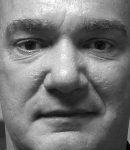
#> input picture dataset/A_1.png, 130 x 150 px; its folder holds 6 pictures in this run
$ python demo_optimization.py   (older library calls are emulated)
#> lines starting #> are read from the running program, lines starting #| are printed output that depends on the picture; long printed decimals are rounded
#!/usr/bin/env python
# coding: utf-8
import numpy as np
import cv2
import os
from skimage import feature
import matplotlib.pyplot as plt
import time

def show_image(image,label='image'):
    cv2.imshow(label,image)
    cv2.waitKey(0)
    cv2.destroyAllWindows()

def adjust_gamma_1(image, gamma=0.2, use_threshold=False, threshold=0):
    im_copy = image.copy()
    if(use_threshold):
        im_copy[im_copy>threshold] = threshold
    im_copy = np.power(im_copy,gamma)
    return im_copy

def doG(image, sigma0=1, sigma1=2):
    g1 = cv2.GaussianBlur(image,(0,0),sigma0,borderType=cv2.BORDER_REPLICATE)
    g2 = cv2.GaussianBlur(image,(0,0),sigma1,borderType=cv2.BORDER_REPLICATE)
    doGim = g1 - g2
    return doGim

def contrast_equalization(image,a=0.1, t=10):
    im_copy = image.copy()
    d1 = adjust_gamma_1(abs(im_copy), gamma=a).mean()**(1/a)

    im_copy = np.divide(im_copy,d1)

    d2 = adjust_gamma_1(abs(im_copy),gamma=a,use_threshold=True, threshold=10).mean()**(1/a)
    im_copy = np.divide(im_copy,d2)

    im_copy = np.multiply(np.tanh(np.divide(im_copy,t)),t)
    return im_copy

def preprocessing(img):
    img = cv2.cvtColor(img, cv2.COLOR_BGR2GRAY)
    img = img.astype(np.float64)

    #gamma correction
    img_gamma = adjust_gamma_1(img,gamma=0.2)

    #DOG
    img_dog = doG(img_gamma,sigma0=1,sigma1=2)

    #Contrast Equalization
    img_contrast_equalization = contrast_equalization(img_dog,a=0.1,t=10)
    img_final = cv2.normalize(img_contrast_equalization, None, 255,0, cv2.NORM_MINMAX, cv2.CV_8UC1)
    return img_final

def chi2_distance(histA, histB, eps = 1e-10):
    #d = 0.5 * np.sum([((a - b) ** 2) / (a + b + eps) for (a, b) in zip(histA, histB)])
    d = np.sum([((a - b) ** 2) / (a + b) for (a, b) in zip(histA, histB)])
    return d

def distance(h1,h2):
    return np.abs(h1-h2).sum()

def resize_same(im1,im2):
    im1 = cv2.resize(im1,(150, 150), interpolation = cv2.INTER_CUBIC)
    im2 = cv2.resize(im2,(150, 150), interpolation = cv2.INTER_CUBIC)
    return im1,im2

def percentage_value(obj):
    lista = []
    for i in zip(set(obj)):
        lista.append(len(obj[i==obj])/len(obj))
    return np.array(lista)

def lbp(im):
    lbp = feature.local_binary_pattern(im,P=8,R=1,method='nri_uniform').reshape(1,-1)[0]
    return lbp

def robustness():
    dataset_path = "./dataset/"
    distance_with_preproc = distance_without_preproc = 0
    iteration=0
    for file in os.listdir(dataset_path):
            if(int(file[2])!=2):
                iteration+=1
                file_path_1 = os.path.join(dataset_path,file)
                file_path_2 = os.path.join(dataset_path,file.replace("1","2",1))

                im1 = cv2.imread(file_path_1)
                im2 = cv2.imread(file_path_2)
                im1, im2 = resize_same(im1,im2)
                im1_preproc = preprocessing(im1)
                im2_preproc = preprocessing(im2)

                # [4 lines of commented-out code are left out]

                im1_lbp = lbp(cv2.cvtColor(im1, cv2.COLOR_BGR2GRAY))
                im2_lbp = lbp(cv2.cvtColor(im2, cv2.COLOR_BGR2GRAY))
                im1_preproc_lbp = lbp(im1_preproc)
                im2_preproc_lbp = lbp(im2_preproc)

                x1 = percentage_value(im1_lbp)
                x2 = percentage_value(im2_lbp)
                y1 = percentage_value(im1_preproc_lbp)
                y2 = percentage_value(im2_preproc_lbp)

                distance_without_preproc+=chi2_distance(x1,x2)
                distance_with_preproc+=chi2_distance(y1,y2)

    distance_with_preproc/=iteration
    distance_without_preproc/=iteration
    print("mean chi_distance without preproc: ",distance_without_preproc)
    print("mean chi_distance with preproc: ",distance_with_preproc)

def videoconversion(pathVideo,pathSave='./video_edit.mp4',framerate=30):

    vidcap = cv2.VideoCapture(pathVideo)
    success,frame = vidcap.read()
    frame = cv2.resize(frame,(640,360), interpolation = cv2.INTER_CUBIC)

    height_video , width_video , _ =  frame.shape
    video_reg = cv2.VideoWriter(pathSave,cv2.VideoWriter_fourcc(*'mp4v'), framerate ,(width_video,height_video))

    while success:
        start_time = time.time()
        frame = cv2.resize(frame,(640,360), interpolation = cv2.INTER_CUBIC)
        frame=preprocessing(frame)
        frame=cv2.cvtColor(frame,cv2.COLOR_GRAY2BGR)

        cv2.imshow('frame',frame)
        print("fps "+ str("%.2f" %  (1.0 / (time.time() - start_time))))
        if cv2.waitKey(1) & 0xFF == ord('q'):
            break

        video_reg.write(frame)
        success,frame = vidcap.read()

    video_reg.release()
    vidcap.release()
    cv2.destroyAllWindows()

im1 = cv2.imread('./dataset/A_1.png')
#> im1 is the input picture: shape (150, 130, 3); min 0, max 255, mean 119.5
im2 = cv2.imread('./dataset/A_2.png')
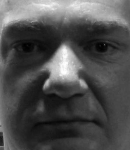
#> input picture dataset/A_2.png, 130 x 150 px
#> im2 is the input picture: shape (150, 130, 3); min 0, max 255, mean 78.8
im1, im2 = resize_same(im1,im2)

im1_preproc = preprocessing(im1)
#> in contrast_equalization, `d1 = adjust_gamma_1(abs(im_copy), gamma=a).mean()**(1/a)`: d1 = 0.00916
#> in adjust_gamma_1 (call 3), `im_copy[im_copy>threshold] = threshold`: im_copy: shape (150, 150) float64; min 1.61e-06, max 10, mean 1.79
#> in contrast_equalization, `d2 = adjust_gamma_1(abs(im_copy),gamma=a,use_threshold=True, threshold..`: d2 = 0.995
im2_preproc = preprocessing(im2)
#> call 2 of doG, with sigma0 = 1, sigma1 = 2
#> in doG (call 2), `g2 = cv2.GaussianBlur(image,(0,0),sigma1,borderType=cv2.BORDER_REPLICA..`:
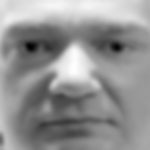
#> g2: shape (150, 150) float64; min 1.38, max 3, mean 2.31; drawn with min black and max white
#> in doG (call 2), `doGim = g1 - g2`:
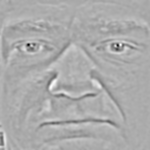
#> doGim: shape (150, 150) float64; min -0.334, max 0.162, mean -8.25e-05; drawn with min black and max white
#> call 2 of contrast_equalization, with a = 0.1, t = 10
#> in contrast_equalization (call 2), `d1 = adjust_gamma_1(abs(im_copy), gamma=a).mean()**(1/a)`: d1 = 0.00892
#> in adjust_gamma_1 (call 6), `im_copy[im_copy>threshold] = threshold`:
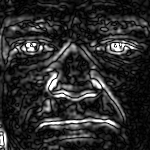
#> im_copy: shape (150, 150) float64; min 6.14e-05, max 10, mean 1.74; drawn with min black and max white
#> in adjust_gamma_1 (call 6), `im_copy = np.power(im_copy,gamma)`:
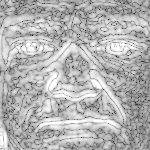
#> im_copy: shape (150, 150) float64; min 0.379, max 1.26, mean 1; drawn with min black and max white
#> in contrast_equalization (call 2), `d2 = adjust_gamma_1(abs(im_copy),gamma=a,use_threshold=True, threshold..`: d2 = 0.996
#> in contrast_equalization (call 2), `im_copy = np.multiply(np.tanh(np.divide(im_copy,t)),t)`:
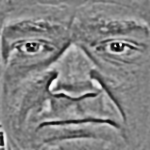
#> im_copy: shape (150, 150) float64; min -9.99, max 9.49, mean 0.0271; drawn with min black and max white

# [6 lines of commented-out code are left out]

im1_lbp = lbp(cv2.cvtColor(im1, cv2.COLOR_BGR2GRAY))
im2_lbp = lbp(cv2.cvtColor(im2, cv2.COLOR_BGR2GRAY))

im1_preproc_lbp = lbp(im1_preproc)
im2_preproc_lbp = lbp(im2_preproc)

plt.figure(figsize=(18,4))
plt.subplot(131)
plt.hist(im1_lbp,bins=59,density=True)
plt.subplot(132)
plt.hist(im2_lbp,alpha=0.5,bins=59,density=True)
plt.subplot(133)
plt.hist(im1_lbp,bins=59,density=True)
plt.hist(im2_lbp,alpha=0.5,bins=59,density=True)
plt.show()
#> figure, not shown here; panel 1: tallest bar 0.093 high, from x = 57.02 to 58; panel 2: tallest bar 0.0764 high, from x = 57.02 to 58; panel 3: tallest bar 0.093 high, from x = 57.02 to 58; panel 3: tallest bar 0.0764 high, from x = 57.02 to 58

plt.figure(figsize=(18,4))
plt.subplot(131)
plt.hist(im1_preproc_lbp,alpha=1,bins=59,density=True)
plt.subplot(132)
plt.hist (im2_preproc_lbp,alpha=0.4,bins=59,density=True)
plt.subplot(133)
plt.hist(im1_preproc_lbp,bins=59,density=True)
plt.hist(im2_preproc_lbp,alpha=0.5,bins=59,density=True)
plt.show()
#> figure, not shown here; panel 1: tallest bar 0.0637 high, from x = 57.02 to 58; panel 2: tallest bar 0.0593 high, from x = 57.02 to 58; panel 3: tallest bar 0.0637 high, from x = 57.02 to 58; panel 3: tallest bar 0.0593 high, from x = 57.02 to 58

plt.figure(figsize=(16,4))
plt.subplot(121)
plt.hist(im1_lbp,bins=59,density=True)
plt.hist(im2_lbp,alpha=0.5,bins=59,density=True)
plt.subplot(122)
plt.hist(im1_preproc_lbp,bins=59,density=True)
plt.hist(im2_preproc_lbp,alpha=0.5,bins=59,density=True)
plt.show()
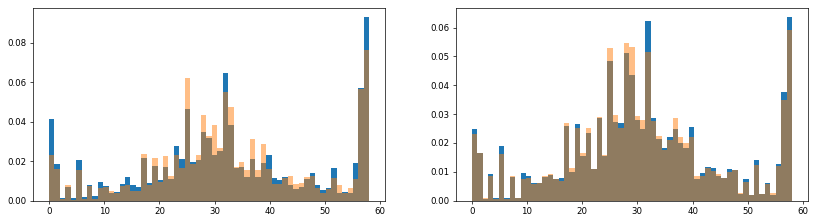
#> figure drawn by matplotlib, 2 panels; panel 1: tallest bar 0.093 high, from x = 57.02 to 58; panel 1: tallest bar 0.0764 high, from x = 57.02 to 58; panel 2: tallest bar 0.0637 high, from x = 57.02 to 58; panel 2: tallest bar 0.0593 high, from x = 57.02 to 58

x1 = percentage_value(im1_lbp)
#> the loop in percentage_value, `for i in zip(set(obj)):` made 59 passes
#> i on passes 1 to 12: (0,), (1,), (2,), (3,), (4,), (5,), (6,), (7,), (8,), (9,), (10,), (11,)
#> after the loop in percentage_value, `for i in zip(set(obj)):`: lista = 59 values, max 0.0914 at index 58, min 0.0012 at index 2, mean 0.0169
#> x1 has the same summary as lista in percentage_value
x2 = percentage_value(im2_lbp)
#> the loop in percentage_value (call 2), `for i in zip(set(obj)):` made 59 passes
#> x2 = 59 values, max 0.0751 at index 58, min 0.000444 at index 4, mean 0.0169
y1 = percentage_value(im1_preproc_lbp)
#> y1 = 59 values, max 0.0626 at index 58, min 0.000533 at index 2, mean 0.0169
y2 = percentage_value(im2_preproc_lbp)
#> y2 = 59 values, max 0.0583 at index 58, min 0.000489 at index 4, mean 0.0169

print("Chi2_distance im without preproc: ",chi2_distance(x1,x2))
#> in chi2_distance, `d = np.sum([((a - b) ** 2) / (a + b) for (a, b) in zip(histA, histB)])`: d = 0.038
#| Chi2_distance im without preproc:  0.03796
print("Chi2_distance im with preproc: ", chi2_distance(y1,y2))
#| Chi2_distance im with preproc:  0.005385

robustness()
#> in robustness, `x1 = percentage_value(im1_lbp)`: x1 has the same summary as lista in percentage_value
#> in robustness, `distance_with_preproc+=chi2_distance(y1,y2)`: distance_with_preproc = 0.00539
#> pass 3 of the loop in robustness, `for file in os.listdir(dataset_path):`:
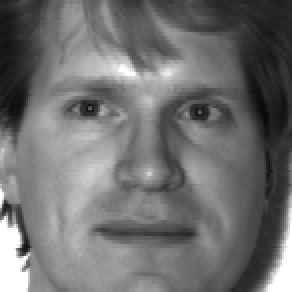
#> input picture dataset/B_1.png, 146 x 146 px (shown 2 times larger)
#> in robustness, im1 is the input picture: shape (146, 146, 3); min 9, max 255, mean 112.2
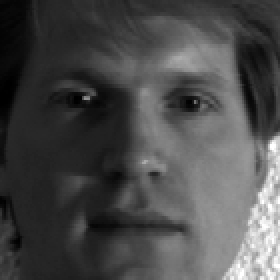
#> input picture dataset/B_2.png, 140 x 140 px (shown 2 times larger)
#> in robustness, im2 is the input picture: shape (140, 140, 3); min 0, max 255, mean 74.8
#> im1: shape (150, 150, 3)
#> im2: shape (150, 150, 3)
#> in adjust_gamma_1 (call 14), `im_copy = image.copy()`:
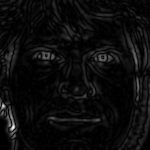
#> im_copy: shape (150, 150) float64; min 1.33e-15, max 0.3, mean 0.0148; drawn with min black and max white
#> in robustness, `x1 = percentage_value(im1_lbp)`: x1 = 59 values, max 0.0596 at index 27, min 0.0004 at index 4, mean 0.0169
#> in robustness, `x2 = percentage_value(im2_lbp)`: x2 = 59 values, max 0.0778 at index 57, min 0.000222 at index 6, mean 0.0169
#> in robustness, `y1 = percentage_value(im1_preproc_lbp)`: y1 = 59 values, max 0.0559 at index 30, min 0.000489 at index 4, mean 0.0169
#> in robustness, `y2 = percentage_value(im2_preproc_lbp)`: y2 = 59 values, max 0.056 at index 58, min 0.000444 at index 4, mean 0.0169
#> distance_without_preproc = 0.105
#> distance_with_preproc = 0.0134
#> the loop made 6 passes; the first 3 are shown
#videoconversion(pathVideo="./Video/ball_1.mp4",pathSave='./Video/ball_1_edit.mp4')
